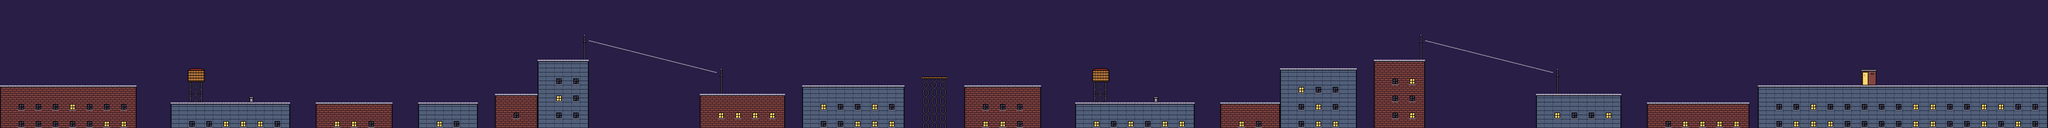

A 2D game scene composited from a Tiled map and its tileset images. What follows is a short description and the map's XML, with each tile layer's data collapsed to a summary:
An orthogonal 240x15 tile map with 16x16 px tiles, 1 tile layer (Tiles) and 33 objects (14x Pigeon, 12x Stamp, 2x Zip, 2x Beacon, Player, ...).

<map version="1.10" tiledversion="1.11.2" orientation="orthogonal" renderorder="right-down" width="240" height="15" tilewidth="16" tileheight="16" infinite="0" nextlayerid="4" nextobjectid="34">
  <properties>
    <property name="index" value="4" type="int" />
    <property name="name" value="WATER TOWERS" />
    <property name="speed" value="38" type="int" />
    <property name="sky" value="2" type="int" />
  </properties>
  <tileset firstgid="1" source="../tileset.tsx" />
  <layer id="1" name="Tiles" width="240" height="15">
    <data>[3600 cells, 3600 non-empty, 36 distinct tile ids]</data>
  </layer>
  <objectgroup id="2" name="Spawns">
    <object id="1" name="Player" class="Player" x="96" y="160">
      <point />
    </object>
    <object id="2" name="Pigeon" class="Pigeon" x="160" y="144">
      <point />
      <properties>
        <property name="arg" value="0" type="int" />
      </properties>
    </object>
    <object id="3" name="Pigeon" class="Pigeon" x="176" y="144">
      <point />
      <properties>
        <property name="arg" value="1" type="int" />
      </properties>
    </object>
    <object id="4" name="Stamp" class="Stamp" x="352" y="96">
      <point />
      <properties>
        <property name="arg" value="0" type="int" />
      </properties>
    </object>
    <object id="5" name="Stamp" class="Stamp" x="368" y="96">
      <point />
      <properties>
        <property name="arg" value="0" type="int" />
      </properties>
    </object>
    <object id="6" name="Pigeon" class="Pigeon" x="624" y="176">
      <point />
      <properties>
        <property name="arg" value="0" type="int" />
      </properties>
    </object>
    <object id="7" name="Pigeon" class="Pigeon" x="640" y="176">
      <point />
      <properties>
        <property name="arg" value="1" type="int" />
      </properties>
    </object>
    <object id="8" name="Pigeon" class="Pigeon" x="816" y="176">
      <point />
      <properties>
        <property name="arg" value="0" type="int" />
      </properties>
    </object>
    <object id="9" name="Pigeon" class="Pigeon" x="832" y="176">
      <point />
      <properties>
        <property name="arg" value="1" type="int" />
      </properties>
    </object>
    <object id="10" name="Zip" class="Zip" x="1104" y="76.0">
      <point />
      <properties>
        <property name="arg" value="15" type="int" />
      </properties>
    </object>
    <object id="11" name="Stamp" class="Stamp" x="1152" y="96">
      <point />
      <properties>
        <property name="arg" value="0" type="int" />
      </properties>
    </object>
    <object id="12" name="Stamp" class="Stamp" x="1216" y="112">
      <point />
      <properties>
        <property name="arg" value="0" type="int" />
      </properties>
    </object>
    <object id="13" name="Stamp" class="Stamp" x="1280" y="128">
      <point />
      <properties>
        <property name="arg" value="0" type="int" />
      </properties>
    </object>
    <object id="14" name="Pigeon" class="Pigeon" x="1392" y="160">
      <point />
      <properties>
        <property name="arg" value="0" type="int" />
      </properties>
    </object>
    <object id="15" name="Pigeon" class="Pigeon" x="1408" y="160">
      <point />
      <properties>
        <property name="arg" value="1" type="int" />
      </properties>
    </object>
    <object id="16" name="Beacon" class="Beacon" x="1536" y="160">
      <point />
      <properties>
        <property name="arg" value="0" type="int" />
      </properties>
    </object>
    <object id="17" name="Pigeon" class="Pigeon" x="1600" y="144">
      <point />
      <properties>
        <property name="arg" value="0" type="int" />
      </properties>
    </object>
    <object id="18" name="Pigeon" class="Pigeon" x="1616" y="144">
      <point />
      <properties>
        <property name="arg" value="1" type="int" />
      </properties>
    </object>
    <object id="19" name="Stamp" class="Stamp" x="1744" y="112">
      <point />
      <properties>
        <property name="arg" value="0" type="int" />
      </properties>
    </object>
    <object id="20" name="Stamp" class="Stamp" x="2048" y="96">
      <point />
      <properties>
        <property name="arg" value="0" type="int" />
      </properties>
    </object>
    <object id="21" name="Stamp" class="Stamp" x="2064" y="96">
      <point />
      <properties>
        <property name="arg" value="0" type="int" />
      </properties>
    </object>
    <object id="22" name="Speed" class="Speed" x="2240" y="0">
      <point />
      <properties>
        <property name="arg" value="42" type="int" />
      </properties>
    </object>
    <object id="23" name="Stamp" class="Stamp" x="2464" y="96">
      <point />
      <properties>
        <property name="arg" value="0" type="int" />
      </properties>
    </object>
    <object id="24" name="Zip" class="Zip" x="2672" y="76.0">
      <point />
      <properties>
        <property name="arg" value="15" type="int" />
      </properties>
    </object>
    <object id="25" name="Stamp" class="Stamp" x="2720" y="96">
      <point />
      <properties>
        <property name="arg" value="0" type="int" />
      </properties>
    </object>
    <object id="26" name="Stamp" class="Stamp" x="2784" y="112">
      <point />
      <properties>
        <property name="arg" value="0" type="int" />
      </properties>
    </object>
    <object id="27" name="Stamp" class="Stamp" x="2848" y="128">
      <point />
      <properties>
        <property name="arg" value="0" type="int" />
      </properties>
    </object>
    <object id="28" name="Pigeon" class="Pigeon" x="2960" y="160">
      <point />
      <properties>
        <property name="arg" value="0" type="int" />
      </properties>
    </object>
    <object id="29" name="Pigeon" class="Pigeon" x="2976" y="160">
      <point />
      <properties>
        <property name="arg" value="1" type="int" />
      </properties>
    </object>
    <object id="30" name="Beacon" class="Beacon" x="3120" y="192">
      <point />
      <properties>
        <property name="arg" value="0" type="int" />
      </properties>
    </object>
    <object id="31" name="Pigeon" class="Pigeon" x="3184" y="176">
      <point />
      <properties>
        <property name="arg" value="0" type="int" />
      </properties>
    </object>
    <object id="32" name="Pigeon" class="Pigeon" x="3200" y="176">
      <point />
      <properties>
        <property name="arg" value="1" type="int" />
      </properties>
    </object>
    <object id="33" name="Mate" class="Mate" x="3488" y="160">
      <point />
      <properties>
        <property name="arg" value="0" type="int" />
      </properties>
    </object>
  </objectgroup>
</map>
